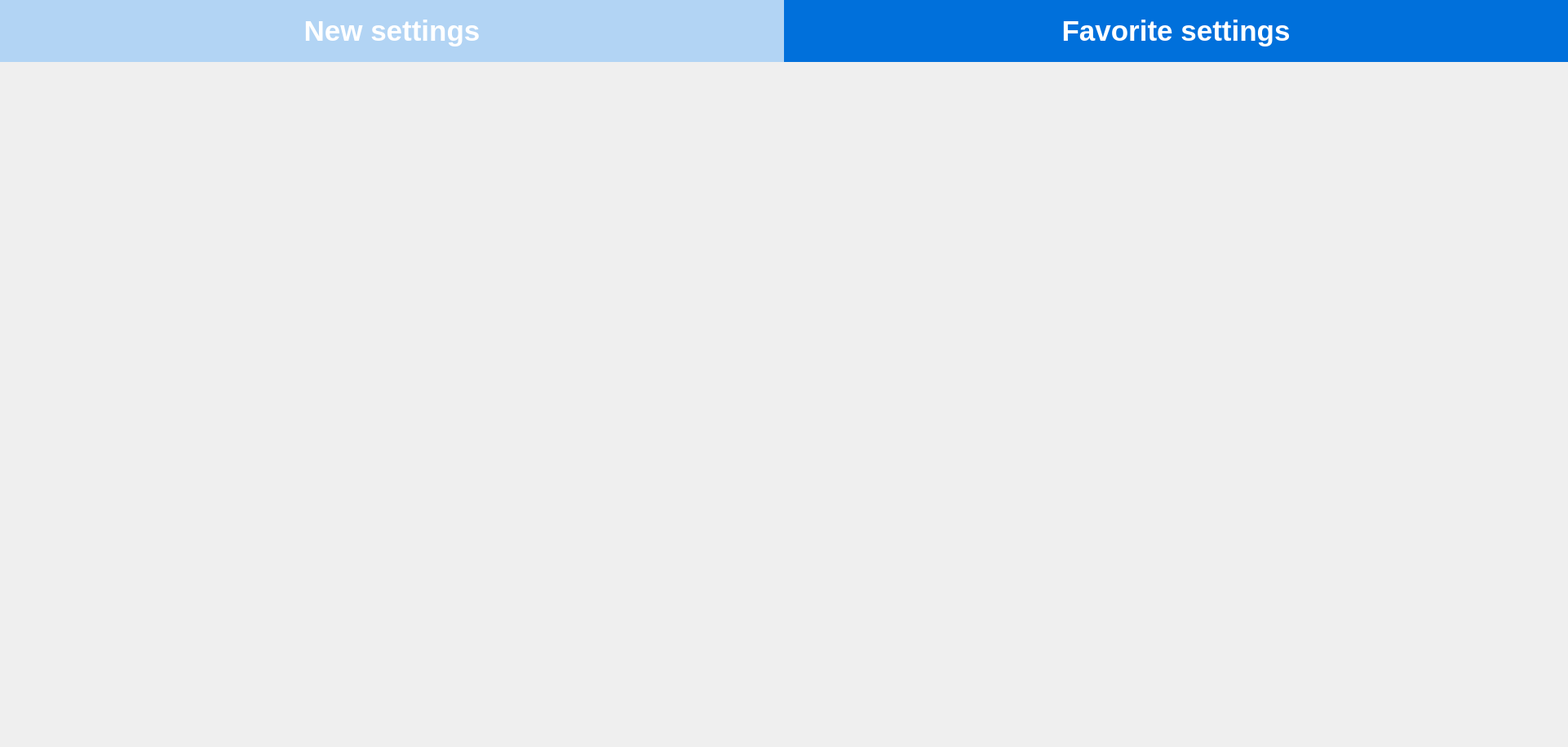
<?xml version="1.0" encoding="UTF-8"?>
<ui version="4.0">
 <class>FavoriteExposureSettingsView</class>
 <widget class="QWidget" name="FavoriteExposureSettingsView">
  <property name="geometry">
   <rect>
    <x>0</x>
    <y>0</y>
    <width>1922</width>
    <height>916</height>
   </rect>
  </property>
  <property name="styleSheet">
   <string notr="true"/>
  </property>
  <layout class="QVBoxLayout" name="verticalLayout">
   <property name="spacing">
    <number>0</number>
   </property>
   <property name="sizeConstraint">
    <enum>QLayout::SizeConstraint::SetDefaultConstraint</enum>
   </property>
   <property name="leftMargin">
    <number>0</number>
   </property>
   <property name="topMargin">
    <number>0</number>
   </property>
   <property name="rightMargin">
    <number>0</number>
   </property>
   <property name="bottomMargin">
    <number>0</number>
   </property>
   <item>
    <layout class="QGridLayout" name="gridLayout" rowminimumheight="56,840,0" columnminimumwidth="960,960">
     <property name="spacing">
      <number>0</number>
     </property>
     <item row="0" column="1">
      <layout class="QVBoxLayout" name="verticalLayout_4">
       <property name="sizeConstraint">
        <enum>QLayout::SizeConstraint::SetMaximumSize</enum>
       </property>
       <item>
        <widget class="QLabel" name="favoriteSettingslabel">
         <property name="maximumSize">
          <size>
           <width>16777215</width>
           <height>16777215</height>
          </size>
         </property>
         <property name="styleSheet">
          <string notr="true">color: #ffffff;
background-color: #0070DB;
font-size: 35px;
font-weight: 700;
font-family: arial;</string>
         </property>
         <property name="text">
          <string>Favorite settings</string>
         </property>
         <property name="alignment">
          <set>Qt::AlignmentFlag::AlignCenter</set>
         </property>
        </widget>
       </item>
      </layout>
     </item>
     <item row="1" column="0">
      <layout class="QHBoxLayout" name="horizontalLayout">
       <property name="spacing">
        <number>50</number>
       </property>
       <property name="leftMargin">
        <number>50</number>
       </property>
       <property name="topMargin">
        <number>50</number>
       </property>
       <property name="rightMargin">
        <number>50</number>
       </property>
       <property name="bottomMargin">
        <number>50</number>
       </property>
      </layout>
     </item>
     <item row="0" column="0">
      <layout class="QVBoxLayout" name="newSettingsQVB">
       <property name="sizeConstraint">
        <enum>QLayout::SizeConstraint::SetMinimumSize</enum>
       </property>
       <item>
        <widget class="QPushButton" name="newSettingsLabel">
         <property name="sizePolicy">
          <sizepolicy hsizetype="Fixed" vsizetype="Fixed">
           <horstretch>0</horstretch>
           <verstretch>0</verstretch>
          </sizepolicy>
         </property>
         <property name="minimumSize">
          <size>
           <width>0</width>
           <height>0</height>
          </size>
         </property>
         <property name="maximumSize">
          <size>
           <width>1500</width>
           <height>1500</height>
          </size>
         </property>
         <property name="styleSheet">
          <string notr="true">color: #ffffff;
background-color: #B2D4F4;
font-size: 35px;
font-weight: 700;
font-family: arial;
border: 0px solid;</string>
         </property>
         <property name="text">
          <string>New settings</string>
         </property>
         <property name="flat">
          <bool>false</bool>
         </property>
        </widget>
       </item>
      </layout>
     </item>
     <item row="1" column="1">
      <layout class="QVBoxLayout" name="padEtLastCycleQVB">
       <property name="spacing">
        <number>29</number>
       </property>
       <property name="sizeConstraint">
        <enum>QLayout::SizeConstraint::SetFixedSize</enum>
       </property>
       <property name="topMargin">
        <number>45</number>
       </property>
      </layout>
     </item>
     <item row="2" column="0">
      <layout class="QHBoxLayout" name="horizontalLayout_2"/>
     </item>
     <item row="2" column="1">
      <layout class="QHBoxLayout" name="horizontalLayout_3"/>
     </item>
    </layout>
   </item>
  </layout>
 </widget>
 <resources>
  <include location="../resources.qrc"/>
 </resources>
 <connections/>
</ui>
